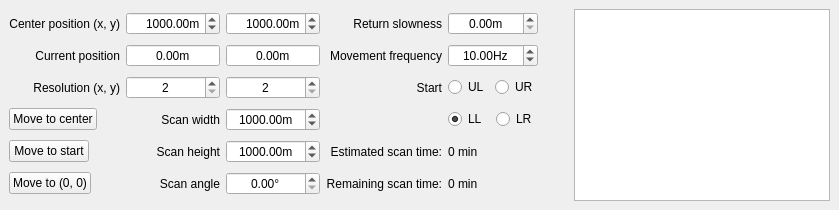
  <widget class="QDockWidget" name="XYScannerDockWidget">
   <property name="font">
    <font>
     <bold>true</bold>
    </font>
   </property>
   <property name="locale">
    <locale language="English" country="UnitedStates"/>
   </property>
   <property name="floating">
    <bool>false</bool>
   </property>
   <property name="allowedAreas">
    <set>Qt::AllDockWidgetAreas</set>
   </property>
   <property name="windowTitle">
    <string>XY Scanner and mapping parameters</string>
   </property>
   <attribute name="dockWidgetArea">
    <number>4</number>
   </attribute>
   <widget class="QWidget" name="dockWidgetContents">
    <layout class="QGridLayout" name="gridLayout_2">
     <item row="0" column="1">
      <layout class="QHBoxLayout" name="horizontalLayout_2">
       <property name="leftMargin">
        <number>0</number>
       </property>
       <property name="topMargin">
        <number>0</number>
       </property>
       <property name="rightMargin">
        <number>0</number>
       </property>
       <property name="bottomMargin">
        <number>0</number>
       </property>
       <item>
        <layout class="QGridLayout" name="gridLayout_4">
         <property name="leftMargin">
          <number>0</number>
         </property>
         <property name="topMargin">
          <number>0</number>
         </property>
         <property name="rightMargin">
          <number>30</number>
         </property>
         <property name="bottomMargin">
          <number>0</number>
         </property>
         <item row="0" column="1">
          <widget class="ScienDSpinBox" name="x_position_DoubleSpinBox">
           <property name="sizePolicy">
            <sizepolicy hsizetype="Fixed" vsizetype="Fixed">
             <horstretch>0</horstretch>
             <verstretch>0</verstretch>
            </sizepolicy>
           </property>
           <property name="maximumSize">
            <size>
             <width>100</width>
             <height>16777215</height>
            </size>
           </property>
           <property name="font">
            <font>
             <bold>false</bold>
            </font>
           </property>
           <property name="mouseTracking">
            <bool>true</bool>
           </property>
           <property name="acceptDrops">
            <bool>true</bool>
           </property>
           <property name="locale">
            <locale language="English" country="UnitedStates"/>
           </property>
           <property name="alignment">
            <set>Qt::AlignRight|Qt::AlignTrailing|Qt::AlignVCenter</set>
           </property>
           <property name="accelerated">
            <bool>true</bool>
           </property>
           <property name="suffix">
            <string>m</string>
           </property>
           <property name="decimals">
            <number>2</number>
           </property>
           <property name="minimum">
            <double>0.000000000000000</double>
           </property>
           <property name="maximum">
            <double>1000000000.000000000000000</double>
           </property>
           <property name="value">
            <double>1000.000000000000000</double>
           </property>
          </widget>
         </item>
         <item row="0" column="4">
          <widget class="ScienDSpinBox" name="rs_DoubleSpinBox">
           <property name="sizePolicy">
            <sizepolicy hsizetype="Fixed" vsizetype="Fixed">
             <horstretch>0</horstretch>
             <verstretch>0</verstretch>
            </sizepolicy>
           </property>
           <property name="maximumSize">
            <size>
             <width>100</width>
             <height>16777215</height>
            </size>
           </property>
           <property name="font">
            <font>
             <bold>false</bold>
            </font>
           </property>
           <property name="mouseTracking">
            <bool>true</bool>
           </property>
           <property name="acceptDrops">
            <bool>true</bool>
           </property>
           <property name="locale">
            <locale language="English" country="UnitedStates"/>
           </property>
           <property name="alignment">
            <set>Qt::AlignCenter</set>
           </property>
           <property name="accelerated">
            <bool>true</bool>
           </property>
           <property name="suffix">
            <string>m</string>
           </property>
           <property name="decimals">
            <number>2</number>
           </property>
           <property name="minimum">
            <double>0.000000000000000</double>
           </property>
           <property name="maximum">
            <double>1.000000000000000</double>
           </property>
           <property name="value">
            <double>0.000000000000000</double>
           </property>
          </widget>
         </item>
         <item row="4" column="3">
          <widget class="QLabel" name="label_scan_duration">
           <property name="font">
            <font>
             <bold>false</bold>
            </font>
           </property>
           <property name="text">
            <string>Estimated scan time:</string>
           </property>
           <property name="alignment">
            <set>Qt::AlignRight|Qt::AlignTrailing|Qt::AlignVCenter</set>
           </property>
          </widget>
         </item>
         <item row="4" column="0">
          <widget class="QPushButton" name="moveto_start_pushButton">
           <property name="sizePolicy">
            <sizepolicy hsizetype="Maximum" vsizetype="Fixed">
             <horstretch>0</horstretch>
             <verstretch>0</verstretch>
            </sizepolicy>
           </property>
           <property name="font">
            <font>
             <bold>false</bold>
            </font>
           </property>
           <property name="locale">
            <locale language="English" country="UnitedStates"/>
           </property>
           <property name="text">
            <string>Move to start</string>
           </property>
          </widget>
         </item>
         <item row="0" column="3">
          <widget class="QLabel" name="return_slowness_label">
           <property name="font">
            <font>
             <bold>false</bold>
            </font>
           </property>
           <property name="text">
            <string>Return slowness</string>
           </property>
           <property name="alignment">
            <set>Qt::AlignRight|Qt::AlignTrailing|Qt::AlignVCenter</set>
           </property>
          </widget>
         </item>
         <item row="5" column="3">
          <widget class="QLabel" name="label_remaining_time">
           <property name="font">
            <font>
             <bold>false</bold>
            </font>
           </property>
           <property name="text">
            <string>Remaining scan time:</string>
           </property>
           <property name="alignment">
            <set>Qt::AlignRight|Qt::AlignTrailing|Qt::AlignVCenter</set>
           </property>
          </widget>
         </item>
         <item row="1" column="2">
          <widget class="ScienDSpinBox" name="current_y_DoubleSpinBox">
           <property name="font">
            <font>
             <bold>false</bold>
            </font>
           </property>
           <property name="alignment">
            <set>Qt::AlignCenter</set>
           </property>
           <property name="readOnly">
            <bool>true</bool>
           </property>
           <property name="buttonSymbols">
            <enum>QAbstractSpinBox::NoButtons</enum>
           </property>
           <property name="suffix">
            <string>m</string>
           </property>
           <property name="decimals">
            <number>2</number>
           </property>
           <property name="minimum">
            <double>-1.000000000000000</double>
           </property>
           <property name="maximum">
            <double>1.000000000000000</double>
           </property>
           <property name="singleStep">
            <double>0.000001000000000</double>
           </property>
          </widget>
         </item>
         <item row="4" column="2">
          <widget class="ScienDSpinBox" name="height_DoubleSpinBox">
           <property name="sizePolicy">
            <sizepolicy hsizetype="Fixed" vsizetype="Fixed">
             <horstretch>0</horstretch>
             <verstretch>0</verstretch>
            </sizepolicy>
           </property>
           <property name="maximumSize">
            <size>
             <width>100</width>
             <height>16777215</height>
            </size>
           </property>
           <property name="font">
            <font>
             <bold>false</bold>
            </font>
           </property>
           <property name="mouseTracking">
            <bool>true</bool>
           </property>
           <property name="acceptDrops">
            <bool>true</bool>
           </property>
           <property name="locale">
            <locale language="English" country="UnitedStates"/>
           </property>
           <property name="alignment">
            <set>Qt::AlignCenter</set>
           </property>
           <property name="accelerated">
            <bool>true</bool>
           </property>
           <property name="suffix">
            <string>m</string>
           </property>
           <property name="decimals">
            <number>2</number>
           </property>
           <property name="minimum">
            <double>0.000000000000000</double>
           </property>
           <property name="maximum">
            <double>1000000000.000000000000000</double>
           </property>
           <property name="value">
            <double>1000.000000000000000</double>
           </property>
          </widget>
         </item>
         <item row="3" column="4">
          <layout class="QHBoxLayout" name="horizontalLayout_4">
           <item>
            <widget class="QRadioButton" name="LL_radioButton">
             <property name="font">
              <font>
               <bold>false</bold>
              </font>
             </property>
             <property name="text">
              <string>LL</string>
             </property>
             <property name="checked">
              <bool>true</bool>
             </property>
             <attribute name="buttonGroup">
              <string notr="true">StartPointButtonGroup</string>
             </attribute>
            </widget>
           </item>
           <item>
            <widget class="QRadioButton" name="LR_radioButton">
             <property name="font">
              <font>
               <bold>false</bold>
              </font>
             </property>
             <property name="text">
              <string>LR</string>
             </property>
             <attribute name="buttonGroup">
              <string notr="true">StartPointButtonGroup</string>
             </attribute>
            </widget>
           </item>
          </layout>
         </item>
         <item row="2" column="1">
          <widget class="QSpinBox" name="x_res_SpinBox">
           <property name="maximumSize">
            <size>
             <width>100</width>
             <height>16777215</height>
            </size>
           </property>
           <property name="font">
            <font>
             <bold>false</bold>
            </font>
           </property>
           <property name="alignment">
            <set>Qt::AlignCenter</set>
           </property>
           <property name="minimum">
            <number>2</number>
           </property>
           <property name="maximum">
            <number>1000000000</number>
           </property>
          </widget>
         </item>
         <item row="1" column="3">
          <widget class="QLabel" name="movement_freq_label">
           <property name="font">
            <font>
             <bold>false</bold>
            </font>
           </property>
           <property name="text">
            <string>Movement frequency</string>
           </property>
           <property name="alignment">
            <set>Qt::AlignRight|Qt::AlignTrailing|Qt::AlignVCenter</set>
           </property>
          </widget>
         </item>
         <item row="5" column="4">
          <widget class="QLabel" name="display_remaining_time">
           <property name="font">
            <font>
             <bold>false</bold>
            </font>
           </property>
           <property name="text">
            <string>0 min</string>
           </property>
          </widget>
         </item>
         <item row="3" column="2">
          <widget class="ScienDSpinBox" name="width_DoubleSpinBox">
           <property name="sizePolicy">
            <sizepolicy hsizetype="Fixed" vsizetype="Fixed">
             <horstretch>0</horstretch>
             <verstretch>0</verstretch>
            </sizepolicy>
           </property>
           <property name="maximumSize">
            <size>
             <width>100</width>
             <height>16777215</height>
            </size>
           </property>
           <property name="font">
            <font>
             <bold>false</bold>
            </font>
           </property>
           <property name="mouseTracking">
            <bool>true</bool>
           </property>
           <property name="acceptDrops">
            <bool>true</bool>
           </property>
           <property name="locale">
            <locale language="English" country="UnitedStates"/>
           </property>
           <property name="alignment">
            <set>Qt::AlignCenter</set>
           </property>
           <property name="accelerated">
            <bool>true</bool>
           </property>
           <property name="suffix">
            <string>m</string>
           </property>
           <property name="decimals">
            <number>2</number>
           </property>
           <property name="minimum">
            <double>0.000000000000000</double>
           </property>
           <property name="maximum">
            <double>1000000000.000000000000000</double>
           </property>
           <property name="value">
            <double>1000.000000000000000</double>
           </property>
          </widget>
         </item>
         <item row="5" column="1">
          <widget class="QLabel" name="angle_label">
           <property name="font">
            <font>
             <bold>false</bold>
            </font>
           </property>
           <property name="text">
            <string>Scan angle</string>
           </property>
           <property name="alignment">
            <set>Qt::AlignRight|Qt::AlignTrailing|Qt::AlignVCenter</set>
           </property>
          </widget>
         </item>
         <item row="2" column="4">
          <layout class="QHBoxLayout" name="horizontalLayout_3">
           <item>
            <widget class="QRadioButton" name="UL_radioButton">
             <property name="font">
              <font>
               <bold>false</bold>
              </font>
             </property>
             <property name="layoutDirection">
              <enum>Qt::LeftToRight</enum>
             </property>
             <property name="locale">
              <locale language="English" country="Ghana"/>
             </property>
             <property name="text">
              <string>UL</string>
             </property>
             <attribute name="buttonGroup">
              <string notr="true">StartPointButtonGroup</string>
             </attribute>
            </widget>
           </item>
           <item>
            <widget class="QRadioButton" name="UR_radioButton">
             <property name="font">
              <font>
               <bold>false</bold>
              </font>
             </property>
             <property name="text">
              <string>UR</string>
             </property>
             <attribute name="buttonGroup">
              <string notr="true">StartPointButtonGroup</string>
             </attribute>
            </widget>
           </item>
          </layout>
         </item>
         <item row="1" column="0">
          <widget class="QLabel" name="pos_label">
           <property name="font">
            <font>
             <bold>false</bold>
            </font>
           </property>
           <property name="text">
            <string>Current position</string>
           </property>
           <property name="alignment">
            <set>Qt::AlignRight|Qt::AlignTrailing|Qt::AlignVCenter</set>
           </property>
          </widget>
         </item>
         <item row="1" column="4">
          <widget class="ScienDSpinBox" name="movement_freq_DoubleSpinBox">
           <property name="font">
            <font>
             <bold>false</bold>
            </font>
           </property>
           <property name="alignment">
            <set>Qt::AlignCenter</set>
           </property>
           <property name="suffix">
            <string>Hz</string>
           </property>
           <property name="minimum">
            <double>0.000000000000000</double>
           </property>
           <property name="maximum">
            <double>100.000000000000000</double>
           </property>
           <property name="singleStep">
            <double>0.100000000000000</double>
           </property>
           <property name="value">
            <double>10.000000000000000</double>
           </property>
          </widget>
         </item>
         <item row="2" column="2">
          <widget class="QSpinBox" name="y_res_SpinBox">
           <property name="maximumSize">
            <size>
             <width>100</width>
             <height>16777215</height>
            </size>
           </property>
           <property name="font">
            <font>
             <bold>false</bold>
            </font>
           </property>
           <property name="alignment">
            <set>Qt::AlignCenter</set>
           </property>
           <property name="minimum">
            <number>2</number>
           </property>
           <property name="maximum">
            <number>1000000000</number>
           </property>
          </widget>
         </item>
         <item row="4" column="1">
          <widget class="QLabel" name="scan_height_label">
           <property name="font">
            <font>
             <bold>false</bold>
            </font>
           </property>
           <property name="locale">
            <locale language="English" country="UnitedStates"/>
           </property>
           <property name="text">
            <string>Scan height</string>
           </property>
           <property name="alignment">
            <set>Qt::AlignRight|Qt::AlignTrailing|Qt::AlignVCenter</set>
           </property>
          </widget>
         </item>
         <item row="2" column="3">
          <widget class="QLabel" name="start_corner_label">
           <property name="font">
            <font>
             <bold>false</bold>
            </font>
           </property>
           <property name="text">
            <string>Start</string>
           </property>
           <property name="alignment">
            <set>Qt::AlignRight|Qt::AlignTrailing|Qt::AlignVCenter</set>
           </property>
          </widget>
         </item>
         <item row="2" column="0">
          <widget class="QLabel" name="resolution_label">
           <property name="font">
            <font>
             <bold>false</bold>
            </font>
           </property>
           <property name="text">
            <string>Resolution (x, y)</string>
           </property>
           <property name="alignment">
            <set>Qt::AlignRight|Qt::AlignTrailing|Qt::AlignVCenter</set>
           </property>
          </widget>
         </item>
         <item row="5" column="2">
          <widget class="ScienDSpinBox" name="angle_DoubleSpinBox">
           <property name="minimumSize">
            <size>
             <width>80</width>
             <height>0</height>
            </size>
           </property>
           <property name="font">
            <font>
             <bold>false</bold>
            </font>
           </property>
           <property name="alignment">
            <set>Qt::AlignCenter</set>
           </property>
           <property name="suffix">
            <string>°</string>
           </property>
           <property name="maximum">
            <double>90.000000000000000</double>
           </property>
          </widget>
         </item>
         <item row="0" column="2">
          <widget class="ScienDSpinBox" name="y_position_DoubleSpinBox">
           <property name="sizePolicy">
            <sizepolicy hsizetype="Fixed" vsizetype="Fixed">
             <horstretch>0</horstretch>
             <verstretch>0</verstretch>
            </sizepolicy>
           </property>
           <property name="maximumSize">
            <size>
             <width>100</width>
             <height>16777215</height>
            </size>
           </property>
           <property name="font">
            <font>
             <bold>false</bold>
            </font>
           </property>
           <property name="mouseTracking">
            <bool>true</bool>
           </property>
           <property name="acceptDrops">
            <bool>true</bool>
           </property>
           <property name="locale">
            <locale language="English" country="UnitedStates"/>
           </property>
           <property name="alignment">
            <set>Qt::AlignRight|Qt::AlignTrailing|Qt::AlignVCenter</set>
           </property>
           <property name="accelerated">
            <bool>true</bool>
           </property>
           <property name="suffix">
            <string>m</string>
           </property>
           <property name="decimals">
            <number>2</number>
           </property>
           <property name="minimum">
            <double>0.000000000000000</double>
           </property>
           <property name="maximum">
            <double>1000000000.000000000000000</double>
           </property>
           <property name="value">
            <double>1000.000000000000000</double>
           </property>
          </widget>
         </item>
         <item row="3" column="0">
          <widget class="QPushButton" name="moveto_pushButton">
           <property name="sizePolicy">
            <sizepolicy hsizetype="Maximum" vsizetype="Fixed">
             <horstretch>0</horstretch>
             <verstretch>0</verstretch>
            </sizepolicy>
           </property>
           <property name="font">
            <font>
             <bold>false</bold>
            </font>
           </property>
           <property name="locale">
            <locale language="English" country="UnitedStates"/>
           </property>
           <property name="text">
            <string>Move to center</string>
           </property>
          </widget>
         </item>
         <item row="4" column="4">
          <widget class="QLabel" name="display_scan_duration">
           <property name="font">
            <font>
             <bold>false</bold>
            </font>
           </property>
           <property name="text">
            <string>0 min</string>
           </property>
          </widget>
         </item>
         <item row="5" column="0">
          <widget class="QPushButton" name="moveto_zero_pushButton">
           <property name="sizePolicy">
            <sizepolicy hsizetype="Maximum" vsizetype="Fixed">
             <horstretch>0</horstretch>
             <verstretch>0</verstretch>
            </sizepolicy>
           </property>
           <property name="font">
            <font>
             <bold>false</bold>
            </font>
           </property>
           <property name="locale">
            <locale language="English" country="UnitedStates"/>
           </property>
           <property name="text">
            <string>Move to (0, 0)</string>
           </property>
          </widget>
         </item>
         <item row="0" column="0">
          <widget class="QLabel" name="center_pos_label">
           <property name="font">
            <font>
             <bold>false</bold>
            </font>
           </property>
           <property name="locale">
            <locale language="English" country="UnitedStates"/>
           </property>
           <property name="text">
            <string>Center position (x, y)</string>
           </property>
           <property name="alignment">
            <set>Qt::AlignRight|Qt::AlignTrailing|Qt::AlignVCenter</set>
           </property>
          </widget>
         </item>
         <item row="3" column="1">
          <widget class="QLabel" name="scan_width_label">
           <property name="font">
            <font>
             <bold>false</bold>
            </font>
           </property>
           <property name="locale">
            <locale language="English" country="UnitedStates"/>
           </property>
           <property name="text">
            <string>Scan width</string>
           </property>
           <property name="alignment">
            <set>Qt::AlignRight|Qt::AlignTrailing|Qt::AlignVCenter</set>
           </property>
          </widget>
         </item>
         <item row="1" column="1">
          <widget class="ScienDSpinBox" name="current_x_DoubleSpinBox">
           <property name="font">
            <font>
             <bold>false</bold>
            </font>
           </property>
           <property name="alignment">
            <set>Qt::AlignCenter</set>
           </property>
           <property name="readOnly">
            <bool>true</bool>
           </property>
           <property name="buttonSymbols">
            <enum>QAbstractSpinBox::NoButtons</enum>
           </property>
           <property name="suffix">
            <string>m</string>
           </property>
           <property name="decimals">
            <number>2</number>
           </property>
           <property name="minimum">
            <double>-1.000000000000000</double>
           </property>
           <property name="maximum">
            <double>1.000000000000000</double>
           </property>
           <property name="singleStep">
            <double>0.000001000000000</double>
           </property>
          </widget>
         </item>
        </layout>
       </item>
       <item>
        <widget class="PlotWidgetModified" name="scanAreaView">
         <property name="font">
          <font>
           <bold>false</bold>
          </font>
         </property>
        </widget>
       </item>
      </layout>
     </item>
    </layout>
   </widget>
  </widget>
